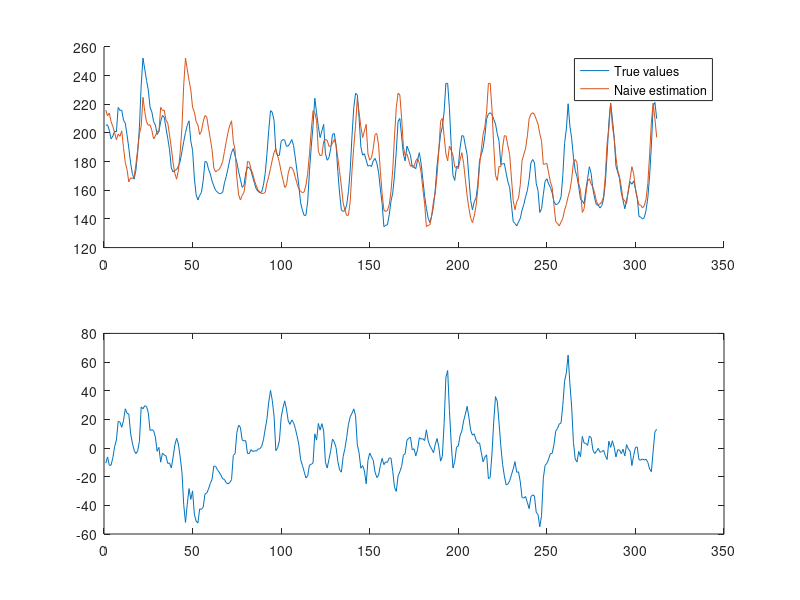

Recreate this plot in MATLAB.
% In the naive predictor we predict the load data at time t as the 
% load on the previous day at time t

load validation_data

y = validation_data(:,1);
yhat = y(1:end-24);
y = y(25:end);

e = y-yhat;

%% Analysis of error

var_e = var(e);
mean_e = mean(e);
mse_e = sum((y-yhat).^2)/length(y);

%% Plots
figure()
subplot(211)
hold on
plot(y)
plot(yhat)
legend("True values", "Naive estimation");
subplot(212)
plot(e)


